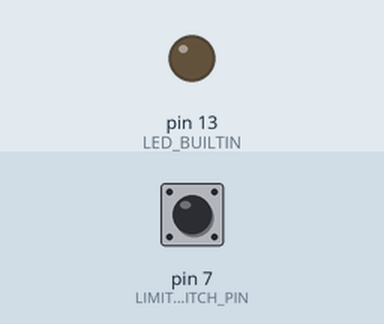
Recording of a sketch running on a simulated Arduino Uno, built with avr-gcc and run on an emulated ATmega328P. Parts: output pins drawn as LEDs (lit = HIGH). The test bench sets the inputs (shaded band); at power-on: pin 7 (LIMIT_SWITCH_PIN) LOW.

Above: at 1.2 s.
1.3 s: pin 7 (LIMIT_SWITCH_PIN) pulled HIGH for 0.15 s
At 1.37 s:
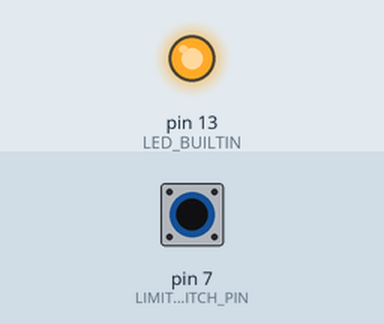
2.9 s: pin 7 (LIMIT_SWITCH_PIN) pulled HIGH for 3.2 s
At 7.3 s:
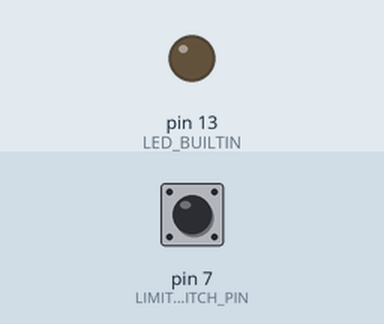
Timing chart, 0 to 8.8 s (numbered marks = the images above; inputs shaded):
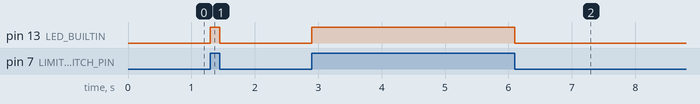

Measured:
- after the input at 1.3 s, pin 13 (LED_BUILTIN): LOW → HIGH at once, → LOW 0.15 s later
- after the input at 2.9 s, pin 13 (LED_BUILTIN): LOW → HIGH at once, → LOW 3.2 s later

The sketch:

sketch_component_limitSwitchTest.ino
```cpp
/**
 * Test Limit Switch
 *
 * Date Written: July 25, 2017
 *
 * Arduino Board: UNO
 *
 * Circuit:
 * *  Connect 5V to 10K resistor
 * *  10K resistor to NC pin of limit switch
 * *  Arduino PIN 7 to NC pin of limit switch
 * *  C pin of limit switch to GND
 * *  Circuit uses built-in LED on Arduino Board (labelled "L")
 */

#define LIMIT_SWITCH_PIN 7

void setup() {
    pinMode(LIMIT_SWITCH_PIN, INPUT);
    pinMode(LED_BUILTIN, OUTPUT);
}

void loop() {
    if (digitalRead(LIMIT_SWITCH_PIN) == HIGH) {
        digitalWrite(LED_BUILTIN, HIGH);
    } else {
        digitalWrite(LED_BUILTIN, LOW);
    }
}
```
